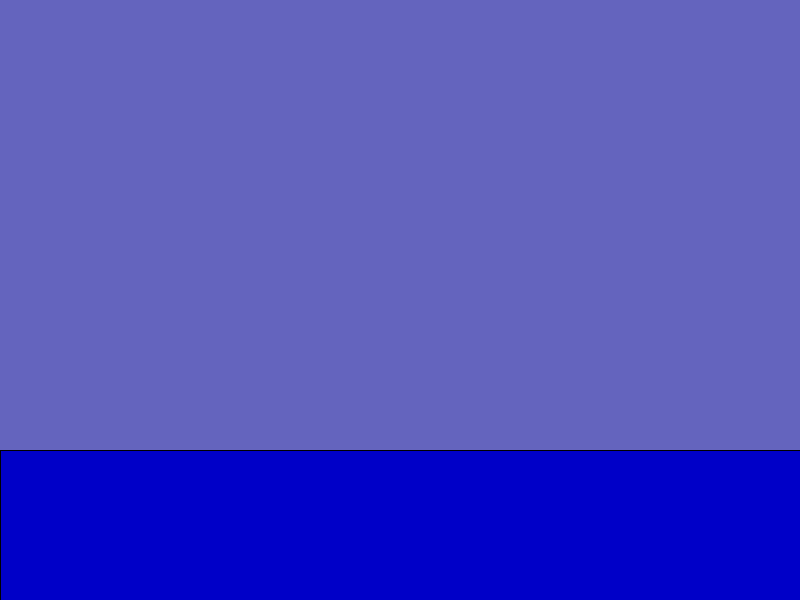
Frame 1 (no input)
Frame 60 (the mouse pressed at the canvas centre just before this capture): identical to frame 1, image omitted
Frame 120 (the mouse held since frame 60 and released just before this capture): identical to frame 1, image omitted

The Processing sketch that drew this single still picture (run headless with seeded random() and noise(); from frame 60 on, the mouse is pressed at the canvas centre):

// Processing sketch: sturm_sus
// ── sturm_sus.pde

int n = 300;
int[] rainX = new int[n];
int[] rainY = new int[n];

int richtung = 1;

// -------------------------------------------------------------------
// Hier beginnt die setup-Methode. 
// -------------------------------------------------------------------
void setup() {
  size(800, 600);
  for (int i = 0; i < n; i++) {
    rainX[i] = int(random(0, 800));
    rainY[i] = int(random(-400, 0));
  }
  // ----------------------------------------
  // Ab hier ggf. die setup-Methode erweitern
  // ----------------------------------------
 
 
 
 
} // Ende Setup

// -------------------------------------------------------------------
// Hier beginnt die draw-Methode. 
// -------------------------------------------------------------------
void draw() {
  background(100, 100, 190);
// -------------------------------------------------------------------
// Hier beginnt Aufgabe 1:
// -------------------------------------------------------------------



// -------------------------------------------------------------------
// Hier endet Aufgabe 1
// -------------------------------------------------------------------
  fill(0, 0, 200);
  rect(0, 450, 800, 150);
}
// ------------------------------------------------------------------------------
// Hier endet die draw-Methode. 
// Unterhalb dieser Zeile dürfen keine Anpassungen/Ergänzungen vorgenommen werden!
// ------------------------------------------------------------------------------

void starteRegen() {
  // Anfang Regenanimation
  strokeWeight(2);
  stroke(200, 200, 255);
  for (int i = 0; i < n; i++) {
    line(rainX[i], rainY[i], rainX[i], rainY[i]+20);
    rainY[i]+=int(random(8, 15));
    if (rainY[i] > 450) {
      rainY[i] = int(random(-400, 0));
    }
  }

  if (frameCount % 100 == 0 || frameCount % 110 == 0) {
    fill(255, 255, 255);
    rect(0, 0, 800, 600);
  }
  stroke(0, 0, 0);
  strokeWeight(1);
  // Ende Regenanimation
}
